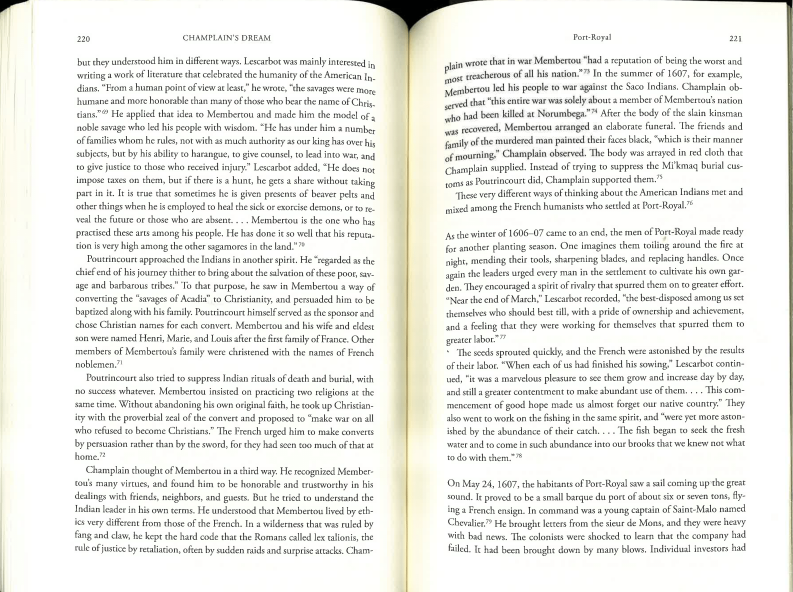
#> input picture TestImages/frenchscan.png, 2379 x 1776 px (shown at 1/3 size)
$ python CleanScan.py   (Python 2 division)   (older library calls are emulated)
#> lines starting #> are read from the running program, lines starting #| are printed output that depends on the picture; after the words box and inside, x2 and y2 are one past the last pixel; in counts of white or black regions, pixels touching at a corner belong together; long printed decimals are rounded
### CleanScan/Cleaning.py
__author__ = 'huangb3'
""""
                       ....?$8Z:....... ..+$I .
                     .,.I7II7III777$$O...8O...:I.
                .. ..M$$$$$$$$$$$$$$$$$$O$7.:~~:...
                .. .7ZZ$ZOO8=???+IO$$$$OOO=8~O8887.
             I ,~,.,,I.,,,.,,,..,?~~~+OI,,,,.,~IO?.
          . ,,::=~..,,,,,,,,,,:,,,..:~:,::,,,,::DOO
          .I+,:~:..,,..,,,,,,,.:.,,,,::.....:=:::7,
          $..==...,,,.:,,,,,,.,,,.,,...=:,,,.,,,?:.
        .7,.~?......,.:,,,,,,,,,=,,,,,,.?:~,,,,,::.
        +.,=?,......,I...,,,,,,,,,,,.,,,.::::,,.,:, .
       ..,=I,,... ..?...........,+....,,.,,,~.,,,,:..
       ..~?..,.,,,..,...........:=.,..,,..=.:~,,,,::.
       $,~,:,,,,,~.I,.............,,..,,,,,:,:,,,,,~:
      .7,?~.,,.,,+,:.,,:.,,,,,,,:.=.,,,,,,..,,,:,,,,Z
       :..?.,,,,:+.:.:.~,,,,,,,,+:=+,,.,,,.I,,,:,,,.Z
      . .:+.,,,.:?+,.=,=,,,,,,,,.~I~=,,,,,,I,,,:,,,,?
      . I:?.,,,.?=+:..+~~,,,,..:...O??++...:,,.,.,,,.
        .:=...?~M~:ON.?,~,,,..=MNNNNM,,+,,:,,,,+,,,.
        .=I+,.,,M,DDMNN....:.D88OM.MNN,=.,,,.,?:.....
        ..?~,,..~.M+:.M.....,.:M?I.??+,,,.,,,:,,,~N..
      ..Z.,.:=,....::,=........~=,.,I:,,+,,~:,.,~~:
        ..,.,.~.,~=,..,..........,.,?.,:,.::,.===:I~.
         .,,,,.?:?,,,,..........,:::+::,,,::,:~~~=+=~
        ..,,,,.,?,,,,,.......~..,+=.::==:,:::I~7::$..
            ..,,.+++?~......,.,8=+.::I=+~.::::::::.
            ~..:,++=7~=$~8+?8?7$=D8=+++==.,:~:=.
          .......==+I??II$ZO8O:Z=$I+=++==.,::M
               .,$+~?...ZOO.,..,:~=~==~7..   .
                 ,7.O...,I:~::..8=.+~=.7..
                   .  ..8OD:,:..7..7=+=...
                    ...,.OMZ,~..,.87~+878
                     ...?8O+N,:DOI$8OII$?I .
                      8?D8=+?,+,~II7$7?I$~8.
                     ..7+?MZ.,.,OI,7.,,.$O
                     ...?M+O.$~..,.=,,~:..   .
                       . ?+?=O...,,,.OOODZ....
                         .,7I$,,,.,~$D8OZ?,...
                         ..     ..   .. ..   .
"""""


import cv2
import math
import numpy


def calcMean(arr):
    mean = 0
    for x in arr:
        x = int(x)
        mean += x
    mean = mean/256
    return mean

def calcSD(arr,mean):
    sd = 0
    for x in arr:
        sd += (x - mean)**2
    sd /= 255
    sd = math.sqrt(sd)
    return sd

# is POI
#poi means poi and i aint going to explain shit to you poi
def poi(hist, mean, Stdev, lag, infl, signal):
    oldmean = mean
    for i in range(hist.size):
        if i > lag:
            if hist[i] > ((mean + infl * Stdev)/(1+infl)):
                mean = (oldmean + infl * hist[i]) / (1+infl)
                Stdev = (Stdev + infl * math.sqrt((hist[i] - oldmean)**2)) / (1+infl)
                signal[i] = 1
                if hist[i] > 2 * ((mean + infl * Stdev)/(1+infl)):
                    signal[i] = 2
            else:
                mean = (oldmean + hist[i]) / 2
                Stdev = (Stdev + math.sqrt((hist[i] - oldmean) ** 2)) / 2
                signal[i] = 0
        if i < lag:
            print "wee."
    return signal

def humpScan(signal):
    scnVal = 0
    bflag = 0
    wflag = 0
    for p in range(len(signal)):
        if signal[p] == 0:
            scnVal += 1
        else:
            bflag = int(scnVal)
    scnVal = 255
    for p in range(len(signal)):
        if signal[255-p] == 0:
            scnVal -= 1
        else:
            wflag = int(scnVal)
    print bflag
    print wflag
    return bflag, wflag

#get fuked boy 2  2
#THIS IS TESTING GAMMA CORRECTION BS W/ A LOOKUP TABLE

def gammaAdj(image, gamma, thresh):
    gamma = 1.0 / gamma
    table = numpy.array([((i / 255.0) ** gamma) * 255
                         for i in numpy.arange(0, 256)]).astype("uint8")
    print table
    return cv2.LUT(image, table)

def linearAdj(image, wlimit, blimit):
    blimit = float(blimit/4)
    wlimit = float(wlimit)
    m = 255/(wlimit-blimit)

    print m
    table = numpy.array([((i - blimit) * m)
                         for i in numpy.arange(0, 256)])
    print (wlimit - blimit) * m
    for i in range(table.size):
        if table[i] > 255:
            table[i] = 255
        elif table[i] < 0:
            table[i] = 0
    print table
    table = table.astype("uint8")
    tempimg =  cv2.LUT(image, table)
    afterimg = cv2.cvtColor(tempimg, cv2.COLOR_GRAY2BGR)
    return tempimg
"""

infl = 0
lag = 3
signal = numpy.zeros(256)

#prep image
scanImg = cv2.imread("../TestImages/frenchscan.png")
greyImg = cv2.cvtColor(scanImg, cv2.COLOR_BGR2GRAY)
hist = cv2.calcHist(greyImg, [0], None, [256], [0, 256])

#debug
print len(hist)
cv2.imshow("Original", greyImg)


#dankmemes = cv2.equalizeHist( greyImg)
#cv2.imshow("image", dankmemes)

#print hist
#Calc mean and sd
tempMean = calcMean(hist[0:lag])
tempSd = calcSD(hist[0:lag], tempMean)
#print "mean",tempMean
#print "standard dev", tempSd

poi(hist, tempMean, tempSd, lag)


bcutoff = int(0)
wcutoff = int(0)
bcutoff, wcutoff = humpScan(signal)
print "cutoff", wcutoff
#Errors: it's cutting off grey areas, I need to preserve the gray and instead do it for whites.


res, testimg = cv2.threshold(greyImg, (bcutoff/1.5), 255, cv2.THRESH_TOZERO)
res, ndstep = cv2.threshold(testimg, (255-(wcutoff/4)), 255, cv2.THRESH_BINARY)
ndstep = cv2.bitwise_or(ndstep, testimg)
wcutoff = float(wcutoff)

gamma = float(1+(math.log(199, 255)))
print "gamma", gamma
print type(gamma)
ndstep = gammaAdj(testimg, gamma, bcutoff)


dunzo = cv2.calcHist(ndstep, [0], None, [256], [0, 256])
tempMean = calcMean(dunzo[0:lag])
tempSd = calcSD(dunzo[0:lag], tempMean)
poi(dunzo, tempMean, tempSd, lag)
bcutoff, wcutoff = humpScan(signal)
print signal
#res, ndsetp = cv2.threshold(ndstep, (bcutoff), 255, cv2.THRESH_TOZERO)
ndstep = linearAdj(greyImg, wcutoff, bcutoff)

cv2.imshow("testing2222", testimg)
cv2.imshow("whiteimg", ndstep)
cv2.waitKey(0)


for x in range(len(signal)):
    hist[x] = signal[x]
print hist"""

### CleanScan/Gutter.py
__author__ = 'kingc3'
import cv2
import numpy as np
import math
#This code makes gutters better

#img1 = cv2.imread("../TestImages/frenchscan.png")
#kernel = cv2.getStructuringElement(cv2.MORPH_CLOSE, (11, 11))
def gutter(img1, grayImg):

    kernel = np.ones((11,11),np.uint8)
    grayImg = cv2.GaussianBlur(grayImg, (111, 111), 1)
    grayImg = cv2.erode(grayImg, kernel, iterations=1)
    res, grayImg = cv2.threshold(grayImg, 175, 255, cv2.THRESH_BINARY)
    im2, contrs, hier = cv2.findContours(grayImg,cv2.RETR_EXTERNAL,cv2.CHAIN_APPROX_SIMPLE)
    (h,w,d) = img1.shape
    mask = 255*np.ones((h,w,3),np.uint8)

    cv2.drawContours(mask, contrs, -1, (0,0,0), -1)

    finalImg = cv2.bitwise_or(img1,mask)

    cv2.imshow("fixed image", finalImg)
    cv2.waitKey(0)
    return mask, finalImg

def makeCrops(mask, finalImg):
    testImg = cv2.cvtColor(mask, cv2.COLOR_BGR2GRAY)

    goodFeats = cv2.goodFeaturesToTrack(testImg, 200, 0.455, 15)
    M=cv2.moments(testImg)
    cx = int(M['m10']/M['m00'])
    cy = int(M['m01']/M['m00'])
    print cx
    print cy

    cv2.circle(mask, (cx, cy), 3, (255,0,0), -1 )

    crop1 = finalImg[0:,cx:]
    crop2 = finalImg[0:, :cx]

    for x in goodFeats:
        cv2.circle(mask, ((x[0,0],x[0,1])),3,(255,0,255),-1)
    cv2.imshow("test",testImg)
    cv2.waitKey(0)
    return crop1, crop2

def cropLines(crop1, crop2):
    kernel = np.ones((11,11),np.uint8)
    grayCrop1 = cv2.cvtColor(crop1, cv2.COLOR_BGR2GRAY)
    grayCrop1 = cv2.GaussianBlur(grayCrop1, (111, 111), 1)
    grayCrop1 = cv2.erode(grayCrop1, kernel, iterations=1)
    cannyImg = cv2.Canny(grayCrop1, 100, 200)
    lines = cv2.HoughLinesP(cannyImg, 1, np.pi/180,
                            threshold = 5,
                            minLineLength = 300, maxLineGap = 70)
    cv2.imshow("bang",cannyImg)
    cv2.waitKey(0)
    for lineSet in lines:
        for line in lineSet:
            cv2.line(crop1, (line[0], line[1]), (line[2], line[3]), (255, 255, 0))

    grayCrop2 = cv2.cvtColor(crop2, cv2.COLOR_BGR2GRAY)
    grayCrop2 = cv2.GaussianBlur(grayCrop2, (111, 111), 1)
    grayCrop2 = cv2.erode(grayCrop2, kernel, iterations=1)
    cannyImg2 = cv2.Canny(grayCrop2, 100, 200)

    lines2 = cv2.HoughLinesP(cannyImg2, 1, np.pi/180,
                            threshold = 5,
                            minLineLength = 300, maxLineGap = 70)

    for lineSet2 in lines2:
        for line2 in lineSet2:
            cv2.line(crop2, (line2[0], line2[1]), (line2[2], line2[3]), (255, 255, 0))

    cv2.imshow("crop1", crop1)
    cv2.imshow("crop2", crop2)
    cv2.waitKey(0)
    return lines, lines2

def verticalSort(lines, lines2, crop1, crop2):
    (h,w,d) = crop1.shape
    (h,w,d) = crop2.shape
    verticaLines = []
    for lineSet in lines2:
        for line in lineSet:
            if abs(line[0] - line[2]) <= w/10:
                verticaLines.append(line)
    verticaLines2 = []
    for lineSet in lines:
        for line in lineSet:
            if abs(line[0] - line[2]) <= w / 10:
                verticaLines2.append(line)
    if len(verticaLines) > 100:
        broken = True
    else:
        broken = False
    return verticaLines, verticaLines2, broken

def minMaxLines(verticaLines, verticaLines2, broken):

    if broken == False:
        lowNumb = 10000
        highNumb = 0
        lowNumb2 = 10000
        highNumb2 = 0
        foundSlope = False
        foundSlope2 = False
        while foundSlope is False:
            pos = 0
            for line in verticaLines:
                if pos != 0:
                    pos +=1
                currentNumb = int(line[0])

                if currentNumb > highNumb:
                    highNumb = currentNumb
                    highLine = line
                    highPos = pos

                if currentNumb < lowNumb:
                    lowNumb = currentNumb
                    lowLine = line
                    lowPos = pos

            works = lineSearch(lowLine, highLine)

            if works is True:
                foundSlope = True
                ys1 = highLine[1] - highLine [3]
                ys = lowLine[1] - lowLine[3]
                if ys == 0:
                    angle = 0
                else:
                    angle = math.degrees(math.atan(((lowLine[0] - lowLine[2]) / ys)))
                if ys1 == 0:
                    angle2 = 0
                else:
                    angle2 = math.degrees(math.atan(((highLine[0] - highLine[2] / ys1))))
                angle = (angle + angle2)/-2
                print angle

            if works is False:
                verticaLines.pop(lowPos)
                verticaLines.pop(highPos)
        while foundSlope2 is False:

            pos = 0

            for line in verticaLines2:

                if pos != 0:

                    pos += 1

                currentNumb2 = int(line[0])

                if currentNumb2 > highNumb2:

                    highNumb2 = currentNumb2
                    highLine2 = line
                    highPos2 = pos

                if currentNumb2 < lowNumb2:

                    lowNumb2 = currentNumb2
                    lowLine2 = line
                    lowPos2 = pos

            works2 = lineSearch(lowLine2, highLine2)

            if works2 is True:

                foundSlope2 = True
                xs22 = highLine2[0] - highLine2[2]
                xs2 = lowLine2[0] - lowLine2[2]
                if xs2 == 0:
                    secondAngle = 0
                else:
                    secondAngle = math.tan(((lowLine2[1] - lowLine2[3]) / xs2))
                if xs22 == 0:
                    secondAngle2 = 0
                else:
                    secondAngle2 = math.tan(((highLine2[1] - highLine2[3] / xs22)))
                secondAngle = (secondAngle + secondAngle2)/2

                print 'angle2', secondAngle

            if works is False:

                verticaLines2.pop(lowPos2)
                verticaLines2.pop(highPos2)
                print verticaLines
        return angle, secondAngle
    else:
        angle = None
        secondAngle = None
        return angle, secondAngle
# [12 lines left out: function lineSearch, not called in this run]

def rotateCrops(crop1, crop2, angle, secondAngle, broken):
    if broken == False:
        rows,cols,ch = crop1.shape
        rows2,cols2,ch2 = crop2.shape
        Rotate = cv2.getRotationMatrix2D((cols/2,rows/2), (angle * -1),1)
        Rotate2 = cv2.getRotationMatrix2D((rows2/2,cols2/2),(secondAngle * -1),1)
        rotatedCrop = cv2.warpAffine(crop1, Rotate,(cols, rows))
        rotatedCrop2 = cv2.warpAffine(crop2, Rotate2,(cols2,rows2))
        cv2.imshow("rotate1", rotatedCrop)
        cv2.imshow("rotate2", rotatedCrop2)
        cv2.waitKey(0)
""""
mask, finalImg = gutter(img1)
crop1, crop2 = makeCrops(mask, finalImg)
lines, lines2 = cropLines(crop1, crop2)
verticaLines, verticaLines2 = verticalSort(lines, lines2, crop1, crop2)
angle, secondAngle = minMaxLines(verticaLines, verticaLines2)
rotateCrops(crop1, crop2, angle, secondAngle)
"""""

### CleanScan/CleanScan.py
import cv2
from Cleaning import calcMean, calcSD, poi, humpScan, linearAdj, gammaAdj
from Gutter import gutter, makeCrops, cropLines, verticalSort, minMaxLines, rotateCrops
import numpy as np
import math
uppRight = None
uppLeft = None
lowLeft = None
# [13 lines left out: function mouseResponse, not called in this run]
infl = 0
lag = 3
signal = np.zeros(256)
goodjob=False


########################################
inp = raw_input("Put in path of Img: \n")
#> the answer given: ../TestImages/frenchscan.png
#inp = str(inp)
img1 = cv2.imread(inp)
#> img1 is the input picture: shape (1776, 2379, 3); mean B, G, R 232.2, 236.6, 236.3
greyImg = cv2.cvtColor(img1, cv2.COLOR_BGR2GRAY)
########################################

while goodjob==False:
    hist = cv2.calcHist(greyImg, [0], None, [256], [0, 256])
#> hist = 256 values, max 408 at index 4, min 0 at index 0, mean 9.29
    tempMean = calcMean(hist[0:lag])
#> the loop in calcMean, `for x in arr:` made 3 passes
#> (x, mean) on passes 1 to 3: (0, 0), (228, 228), (0, 228)
#> after the loop in calcMean, `for x in arr:`: mean = 228
#> in calcMean, `mean = mean/256`: mean = 0
#> tempMean = 0
    tempSd = calcSD(hist[0:lag], tempMean)
#> the loop in calcSD, `for x in arr:` made 3 passes
#> (x, sd) on passes 1 to 3: ([0], [0]), ([228], [51984]), ([0], [51984])
#> in calcSD, `sd /= 255`: sd = [203.9]
#> in calcSD, `sd = math.sqrt(sd)`: sd = 14.28
#> tempSd = 14.28
    signal = poi(hist, tempMean, tempSd, lag, infl, signal)
#> in poi, `oldmean = mean`: oldmean = 0
#> the loop in poi, `for i in range(hist.size):` made 256 passes
#> Stdev on passes 5 to 12: 14.28, 7.14, 3.57, 1.78, 0.892, 0.446, 0.223, 0.112
#> after the loop in poi, `for i in range(hist.size):`: Stdev = 1.22e-48; signal = 256 values, max 2 at index 4, min 0 at index 0, mean 0.695
    bcutoff = int(0)
    wcutoff = int(0)
    bcutoff, wcutoff = humpScan(signal)
#> the loop in humpScan, `for p in range(len(signal)):` made 256 passes
#> bflag on passes 5, 15, 27, 38, 43, 44, 47, 50: 4, 13, 24, 34, 38, 38, 40, 42
#> after the loop in humpScan, `for p in range(len(signal)):`: scnVal = 167
#> the loop in humpScan, `for p in range(len(signal)):` made 256 passes
#> scnVal on passes 16, 18, 20, 22, 24, 25, 26, 27: 254, 253, 252, 251, 250, 249, 248, 247
#> after the loop in humpScan, `for p in range(len(signal)):`: scnVal = 88
#| 167
#| 92
#> bcutoff = 167; wcutoff = 92
    res, testimg = cv2.threshold(greyImg, (bcutoff/1.5), 255, cv2.THRESH_TOZERO)
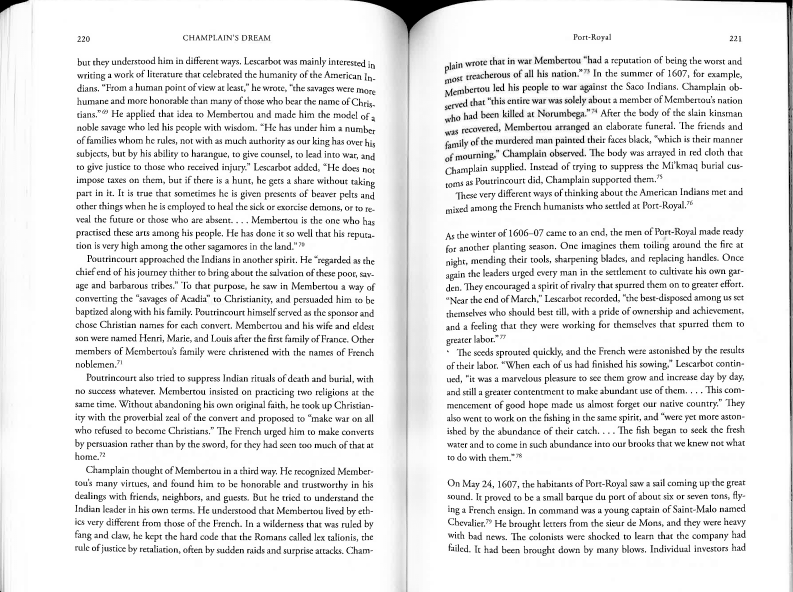
#> testimg: shape (1776, 2379) (shown at 1/3 size); min 0, max 255, mean 232.6
#> res = 111
    wcutoff = float(wcutoff)
    gamma = float(1+(math.log(199, 255)))

    ndstep = gammaAdj(testimg, gamma, bcutoff)


    dunzo = cv2.calcHist(ndstep, [0], None, [256], [0, 256])
#> dunzo = 256 values, max 838 at index 0, min 0 at index 1, mean 9.29
    tempMean = calcMean(dunzo[0:lag])
#> the loop in calcMean (call 2), `for x in arr:` made 3 passes
#> x on passes 1 to 3: 838, 0, 0
#> tempMean = 3
    tempSd = calcSD(dunzo[0:lag], tempMean)
#> the loop in calcSD (call 2), `for x in arr:` made 3 passes
#> (x, sd) on passes 1 to 3: ([838], [697225]), ([0], [697234]), ([0], [697243])
#> tempSd = 52.29
    signal = poi(dunzo, tempMean, tempSd, lag, infl, signal)
#> the loop in poi (call 2), `for i in range(hist.size):` made 256 passes
#> Stdev on passes 5 to 12: 27.65, 15.32, 9.16, 6.08, 4.54, 3.77, 3.39, 3.19
#> signal = 256 values, max 2 at index 204, min 0 at index 0, mean 0.156
    bcutoff, wcutoff = humpScan(signal)
#| 196
    #res, ndsetp = cv2.threshold(ndstep, (bcutoff), 255, cv2.THRESH_TOZERO)
    img1 = linearAdj(greyImg, wcutoff, bcutoff)
#| 1.821
#| 255.0
#| [  0.           0.           0.           0.           0.
#|    0.           0.           0.           0.           0.
#|    0.           0.           0.           0.           0.
#|    0.           0.           0.           0.           0.
#|    0.           0.           0.           0.           0.
#|    0.           0.           0.           0.           0.
#> (further printed lines are left out)
    cv2.imshow("poo", img1)

    img1 = cv2.cvtColor(img1, cv2.COLOR_GRAY2BGR)

    mask, finalImg = gutter(img1, greyImg)
#> in gutter, `res, grayImg = cv2.threshold(grayImg, 175, 255, cv2.THRESH_BINARY)`:
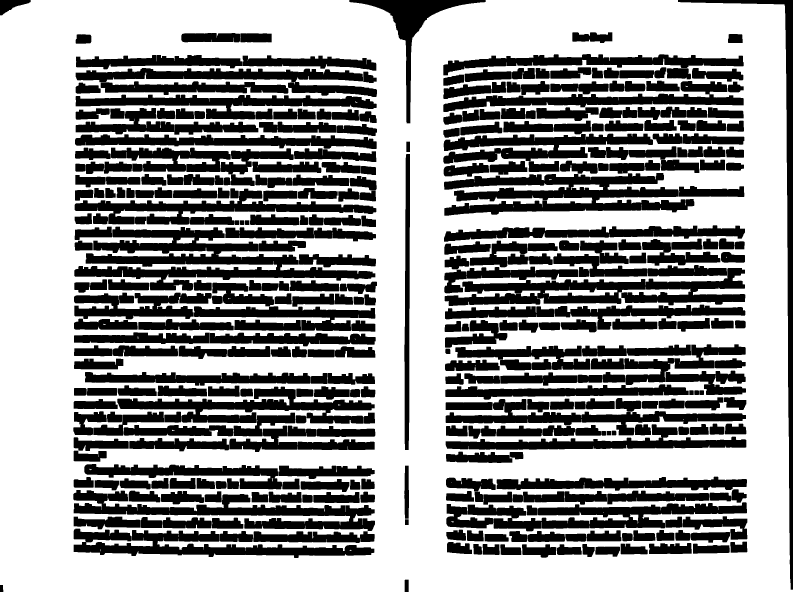
#> grayImg: shape (1776, 2379) (shown at 1/3 size); 60.5% white; 370 black regions, largest, box (x1, y1, x2, y2) and area: (223, 680, 1126, 872) 64047, (1332, 519, 2083, 647) 53739, (1334, 804, 2236, 918) 45879
#> in gutter, `cv2.drawContours(mask, contrs, -1, (0,0,0), -1)`:
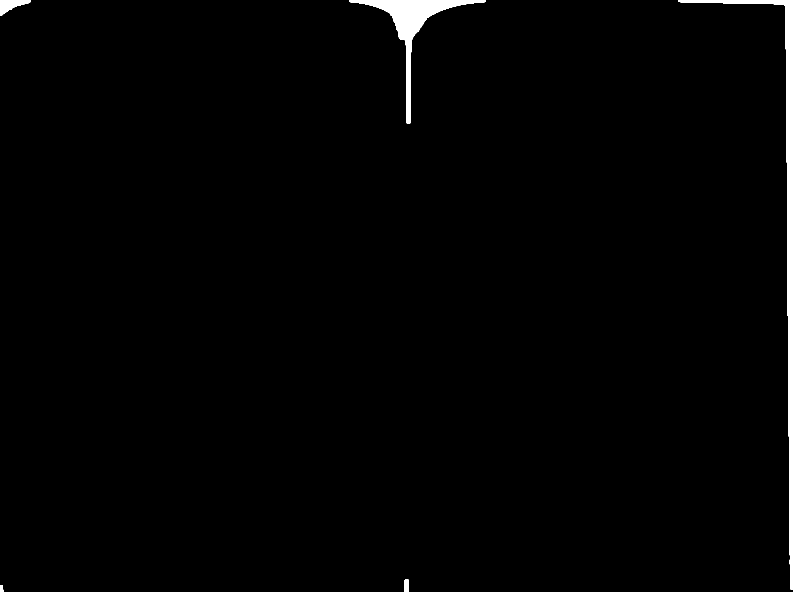
#> mask: shape (1776, 2379, 3) (shown at 1/3 size); 1.3% white; 5 white regions, box (x1, y1, x2, y2) and area: (2034, 0, 2379, 1769) 31133, (1048, 0, 1457, 370) 20123, (0, 0, 92, 46) 2203, (1214, 1739, 1226, 1776) 443, (0, 1755, 10, 1776) 196
    crop1, crop2 = makeCrops(mask, finalImg)
#| 1825
#| 439
#> in makeCrops, `crop1 = finalImg[0:,cx:]`:
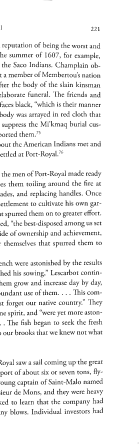
#> crop1: shape (1776, 554, 3) (shown at 1/4 size); min 0, max 255, mean 240.5
#> in makeCrops, `crop2 = finalImg[0:, :cx]`:
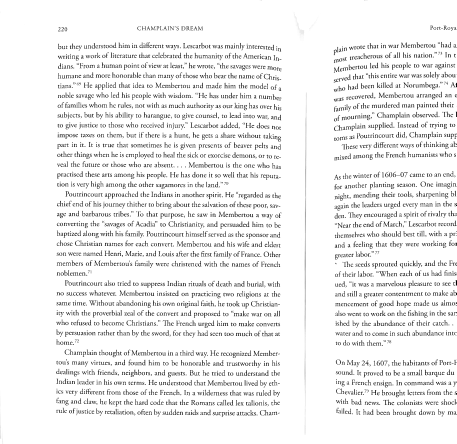
#> crop2: shape (1776, 1825, 3) (shown at 1/4 size); min 0, max 255, mean 238.6
#> the loop in makeCrops, `for x in goodFeats:` made 14 passes
#> x on passes 1 to 8: [[2372, 1768]], [[8, 1755]], [[1225, 1739]], [[1230, 369]], [[1281, 54]], [[1171, 45]], [[2034, 5]], [[1456, 5]]
    lines, lines2 = cropLines(crop1, crop2)
#> in cropLines, `grayCrop1 = cv2.erode(grayCrop1, kernel, iterations=1)`:
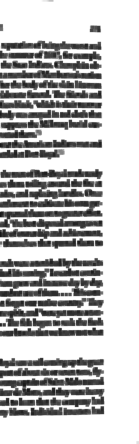
#> grayCrop1: shape (1776, 554) (shown at 1/4 size); min 21, max 255, mean 189.9
#> in cropLines, `cannyImg = cv2.Canny(grayCrop1, 100, 200)`:
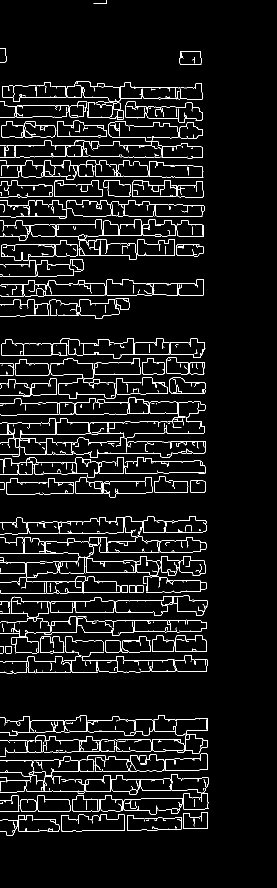
#> cannyImg: shape (1776, 554) (shown at 1/2 size); 4.9% white in thin lines or dots, all inside (x1, y1, x2, y2) = (0, 0, 418, 1671)
#> the loop in cropLines, `for lineSet in lines:` made 531 passes
#> lineSet on passes 1 to 3: [[370, 102, 378, 590]], [[20, 1346, 40, 171]], [[109, 709, 279, 1344]]
#> (the rest of the program and of its run is left out)
